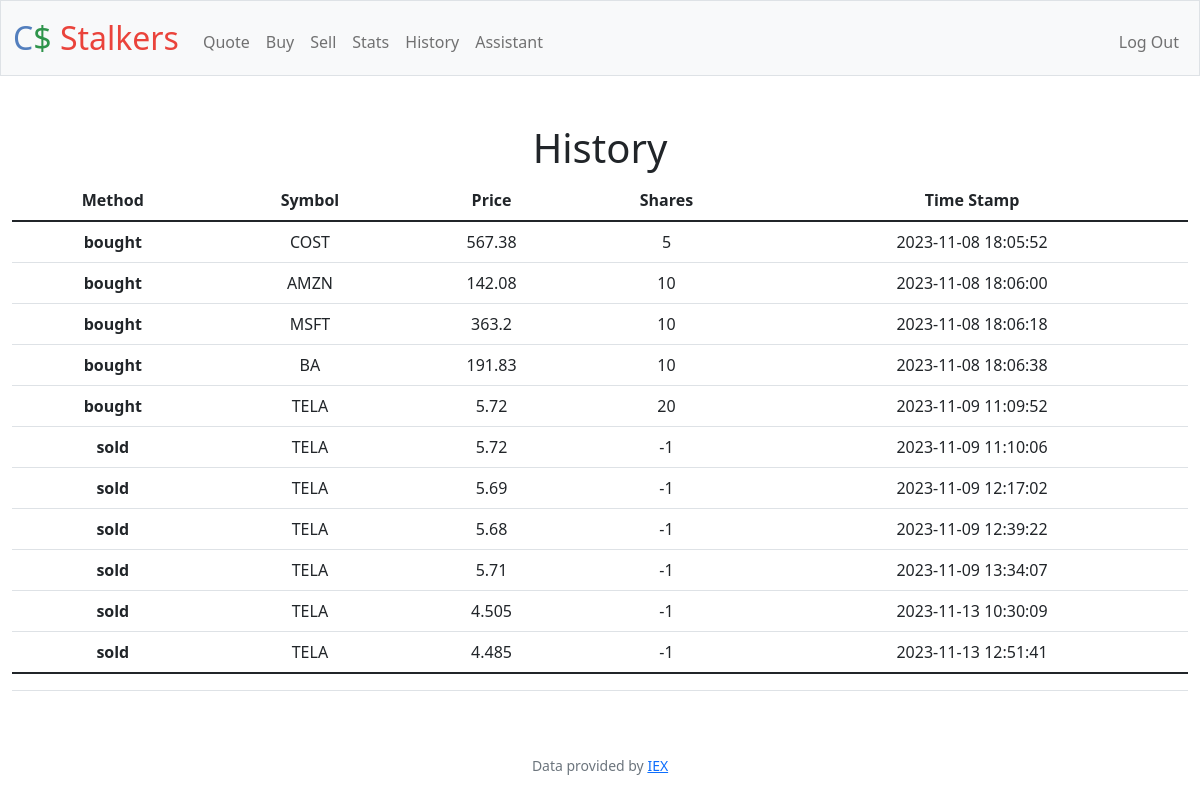
The app's page /history (signed in), older data.
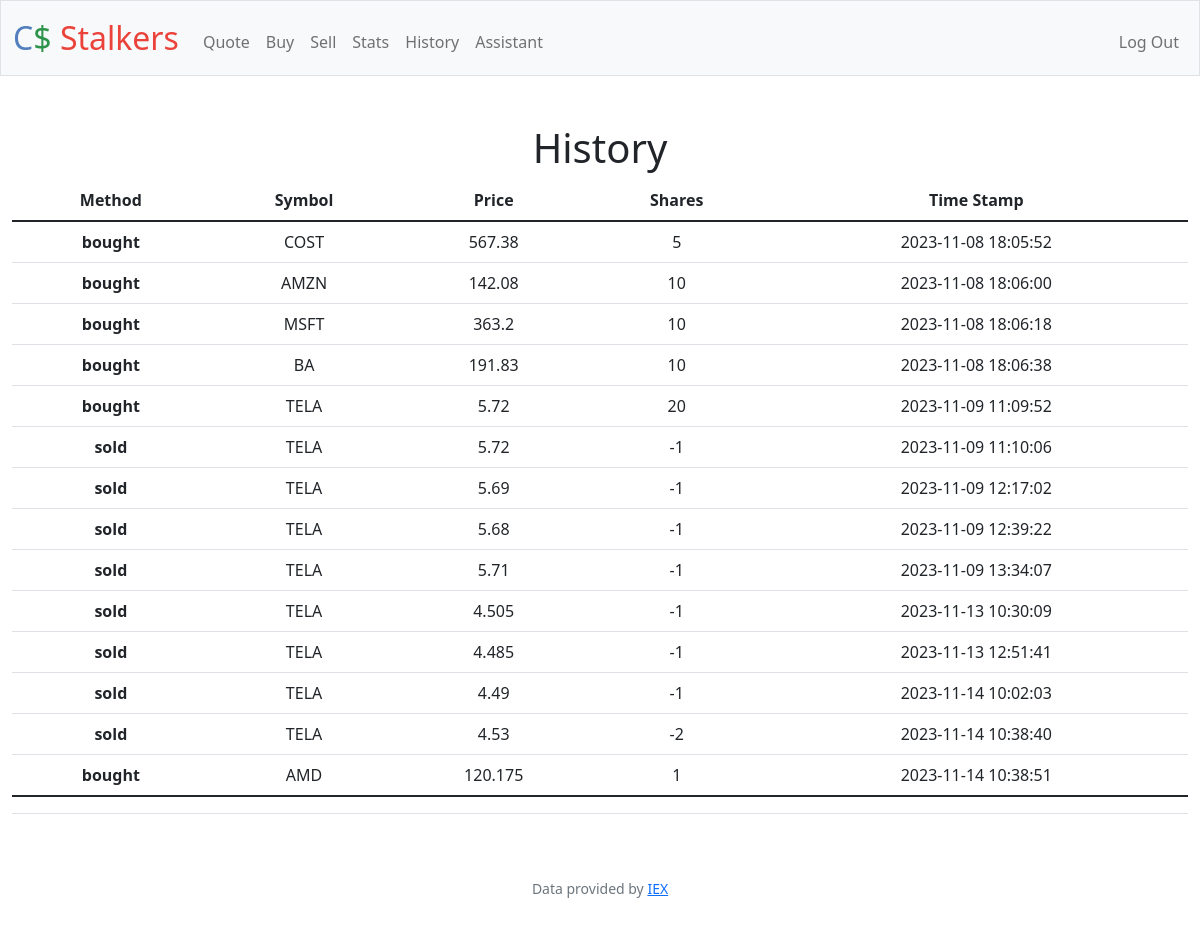
The same page, newer data.
### tables this page shows
CREATE TABLE "transactions" (
	"id"	INTEGER NOT NULL,
	"user_id"	NUMERIC,
	"symbol"	TEXT,
	"shares"	INTEGER,
	"price"	REAL,
	"date"	DATETIME,
	"sum"	INTEGER,
	PRIMARY KEY("id" AUTOINCREMENT)
);

### app.py (the view)
@app.route("/history")
@login_required
def history():
    user_id = session["user_id"]
    transactions_db = db.execute("SELECT * FROM transactions WHERE user_id = ?", user_id)
    data = []
    for row in transactions_db:
        shares = int(row["shares"])
        if shares < 0:
            method = "sold"
        else:
            method = "bought"
        data.append({"method": method, "symbol": row["symbol"], "price": row["price"],
                    "shares": row["shares"], "time": row["date"]})
    return render_template("history.html", data=data)

### app.py (called while the page is built)
@app.after_request
def after_request(response):
    response.headers["Cache-Control"] = "no-cache, no-store, must-revalidate"
    response.headers["Expires"] = 0
    response.headers["Pragma"] = "no-cache"
    return response

### helpers.py (called while the page is built)
def login_required(f):
    @wraps(f)
    def decorated_function(*args, **kwargs):
        if session.get("user_id") is None:
            return redirect("/login")
        return f(*args, **kwargs)
    return decorated_function

### templates/history.html (shortened to what this page needs)
{% extends "layout.html" %}
{% block main %}
    <h1>History</h1>
    <table class="table">
        <tr>
            <th scope="col">Method</th>
            <th scope="col">Symbol</th>
            <th scope="col">Price</th>
            <th scope="col">Shares</th>
            <th scope="col">Time Stamp</th>
        </tr>
          <tbody>
            {% for data in data%}
            <tr>
                <th scope="row"> {{ data["method"] }} </th>
                <td> {{ data["symbol"] }} </td>
                <td> {{ data["price"] }} </td>
                <td>{{ data["shares"] }}</td>
                <td>{{ data["time"] }}</td>
            </tr>
            {% endfor %}
        </tbody>
        <tfoot>
            <tr>
                <td></td>
                <td></td>
                <td></td>
                <td></td>
                <td>{{ total }}</td>
            </tr>
        </tfoot>
    </table>
{% endblock %}

### templates/layout.html (shortened to what this page needs)
<!DOCTYPE html>
<html lang="en">
    <head>
        <link href="https://cdn.jsdelivr.net/npm/bootstrap@5.1.3/dist/css/bootstrap.min.css" rel="stylesheet">
        <link href="/static/styles.css" rel="stylesheet">
    </head>
    <body>
        <nav class="bg-light border navbar navbar-expand-md navbar-light">
            <div class="container-fluid">
                <a class="navbar-brand" href="/"><span class="blue">C</span><span class="green">$</span> <span class="red">Stalkers</span></a>
                <div class="collapse navbar-collapse" id="navbar">
                    {% if session["user_id"] %}
                        <ul class="navbar-nav me-auto mt-2">
                            <li class="nav-item"><a class="nav-link" href="/quote">Quote</a></li>
                            <li class="nav-item"><a class="nav-link" href="/buy">Buy</a></li>
                            <li class="nav-item"><a class="nav-link" href="/sell">Sell</a></li>
                            <li class="nav-item"><a class="nav-link" href="/stats">Stats</a></li>
                            <li class="nav-item"><a class="nav-link" href="/history">History</a></li>
                            <li class="nav-item"><a class="nav-link" href="/assistant">Assistant</a></li>
                        </ul>
                        <ul class="navbar-nav ms-auto mt-2">
                            <li class="nav-item"><a class="nav-link" href="/logout">Log Out</a></li>
                        </ul>
                    {% else %}
                        <ul class="navbar-nav ms-auto mt-2">
                            <li class="nav-item"><a class="nav-link" href="/register">Register</a></li>
                            <li class="nav-item"><a class="nav-link" href="/login">Log In</a></li>
                        </ul>
                    {% endif %}
                </div>
            </div>
        </nav>
        <main class="container-fluid py-5 text-center">
            {% block main %}{% endblock %}
        </main>
        <footer class="mb-5 small text-center text-muted">
            Data provided by <a href="https://iexcloud.io/">IEX</a>
        </footer>
    </body>
</html>

### static/styles.css (style rules this page uses)
nav .navbar-brand { font-size: xx-large; }
nav .navbar-brand .blue { color: #537fbe; }
nav .navbar-brand .red { color: #ea433b; }
nav .navbar-brand .green { color: #2e944b; }

Row changes from the older to the newer data that the page shows:
added transactions: method "sold", symbol "TELA", price "4.49", shares "-1", time "2023-11-14 10:02:03"
added transactions: method "sold", symbol "TELA", price "4.53", shares "-2", time "2023-11-14 10:38:40"
added transactions: method "bought", symbol "AMD", price "120.175", shares "1", time "2023-11-14 10:38:51"
